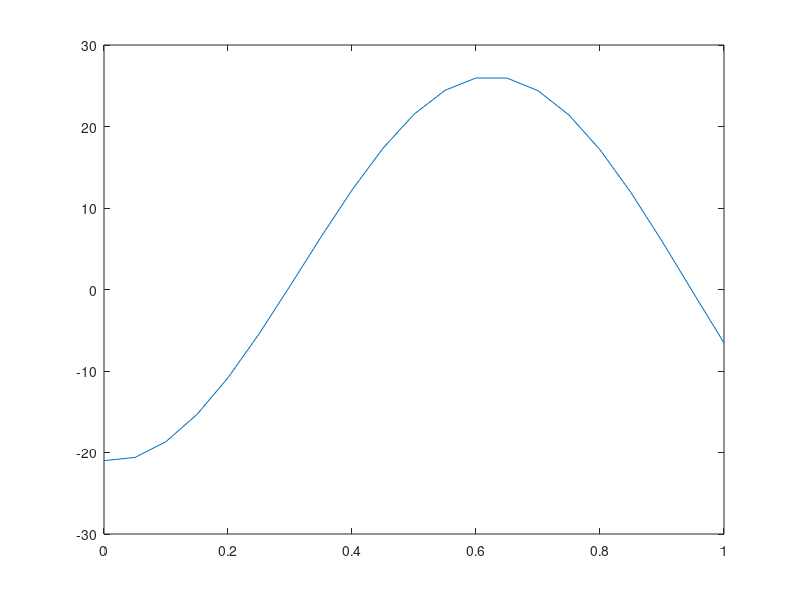

The MATLAB source for this figure:

format long

f =  @(x) exp(-2*x) + cos(5*x);
der = @(x) -2*exp(-2*x) - 5*sin(5*x);
der2 = @(x) 4*exp(-2*x) - 25*cos(5*x);

h = 1/20;
A = zeros(23,7);
for i = 1:23
    A(i,1) = i;
    A(i,2) = (i-2)*h;
    A(i,3) = f(A(i,2));
end

for i = 2:22
    A(i,4) = (A(i+1,3)-A(i-1,3))/(2*h);
    A(i,5) = (A(i-1,3)-2*A(i,3)+A(i+1,3))/(h^2);
    A(i,6) = der(A(i,2));
    A(i,7) = der2(A(i,2));
end

A

%plot...

plot(A(2:22,2),A(2:22,4)); hold
plot(A(2:22,2),A(2:22,6));

plot(A(2:22,2),A(2:22,5)); hold
plot(A(2:22,2),A(2:22,7));

%neskoncni normi za prvi in drugi odvod
prvi = max(abs(A(:,4)-A(:,6)))
drugi = max(abs(A(:,5)-A(:,7)))

